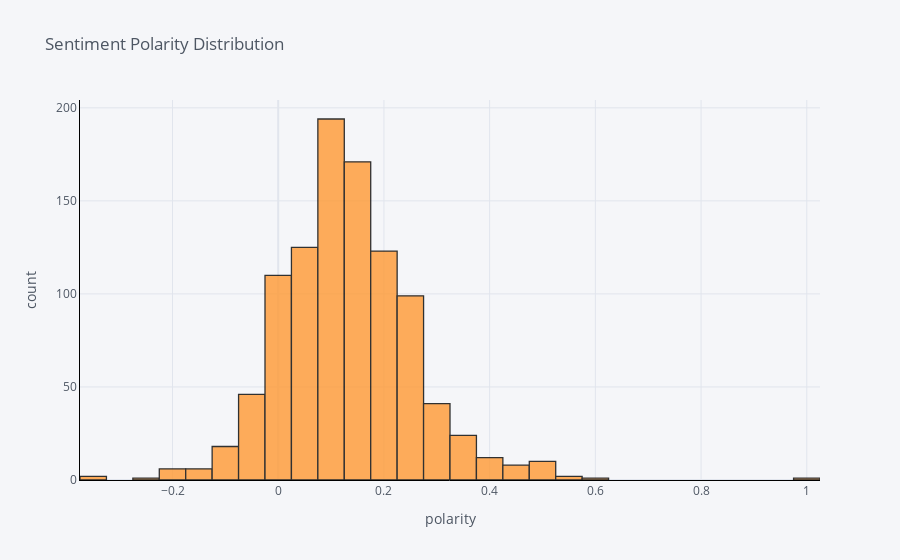

Notebook code cell kept with this figure:
### Markdown cell above
## Distribuição da polaridade de sentimentos

### Code cell
# Não consta no tutorial
plot_model(plot = 'sentiment')

### Figure 1 — Plotly figure (JSON) as saved in the notebook; plotly's stock layout.template omitted (floating-point values rounded to 4 significant figures; data arrays with more than 128 entries replaced by an {"elided": "..."} marker saying what was removed)
{"data": [{"opacity": 0.8, "name": "en", "histnorm": "", "nbinsx": 50, "histfunc": "count", "marker": {"color": "rgba(255, 153, 51, 1.0)", "line": {"color": "#000000", "width": 1.3}}, "x": {"elided": "1000 float values"}, "type": "histogram", "orientation": "v"}], "layout": {"xaxis": {"tickfont": {"color": "#4D5663"}, "title": {"text": "polarity", "font": {"color": "#4D5663"}}, "showgrid": true, "zerolinecolor": "#E1E5ED", "gridcolor": "#E1E5ED", "linecolor": "black"}, "title": {"text": "Sentiment Polarity Distribution", "font": {"color": "#4D5663"}}, "paper_bgcolor": "#F5F6F9", "plot_bgcolor": "#F5F6F9", "yaxis": {"tickfont": {"color": "#4D5663"}, "title": {"text": "count", "font": {"color": "#4D5663"}}, "showgrid": true, "zerolinecolor": "#E1E5ED", "gridcolor": "#E1E5ED", "linecolor": "black"}, "barmode": "overlay", "legend": {"bgcolor": "#F5F6F9", "font": {"color": "#4D5663"}}}}
